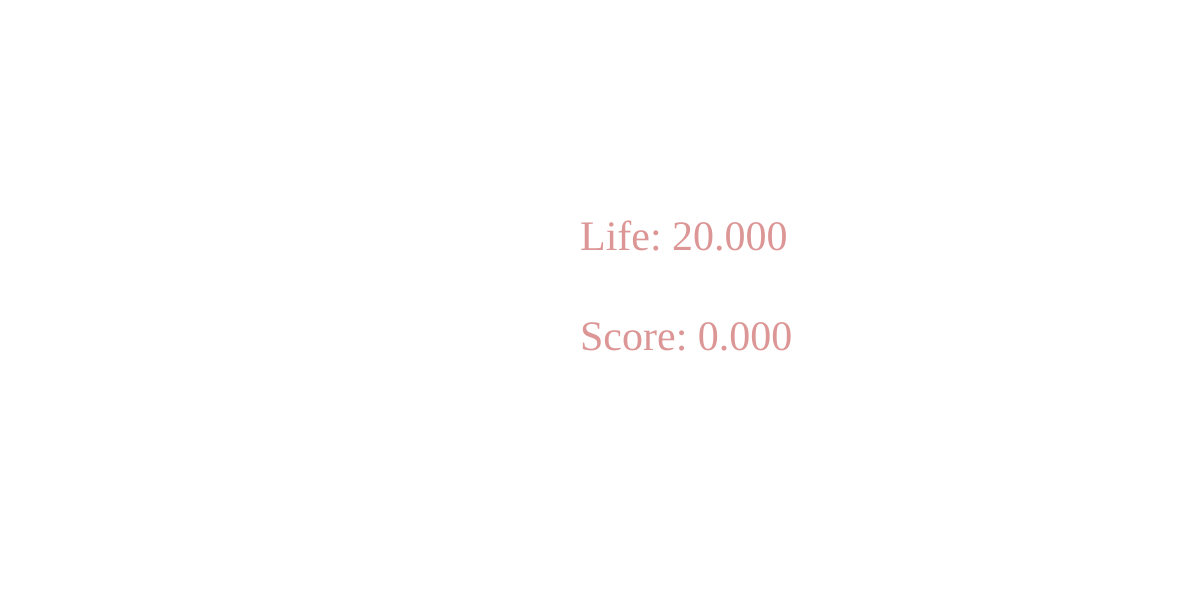
Frame 1 (no input)
Frame 60 (no input): identical to frame 1, image omitted
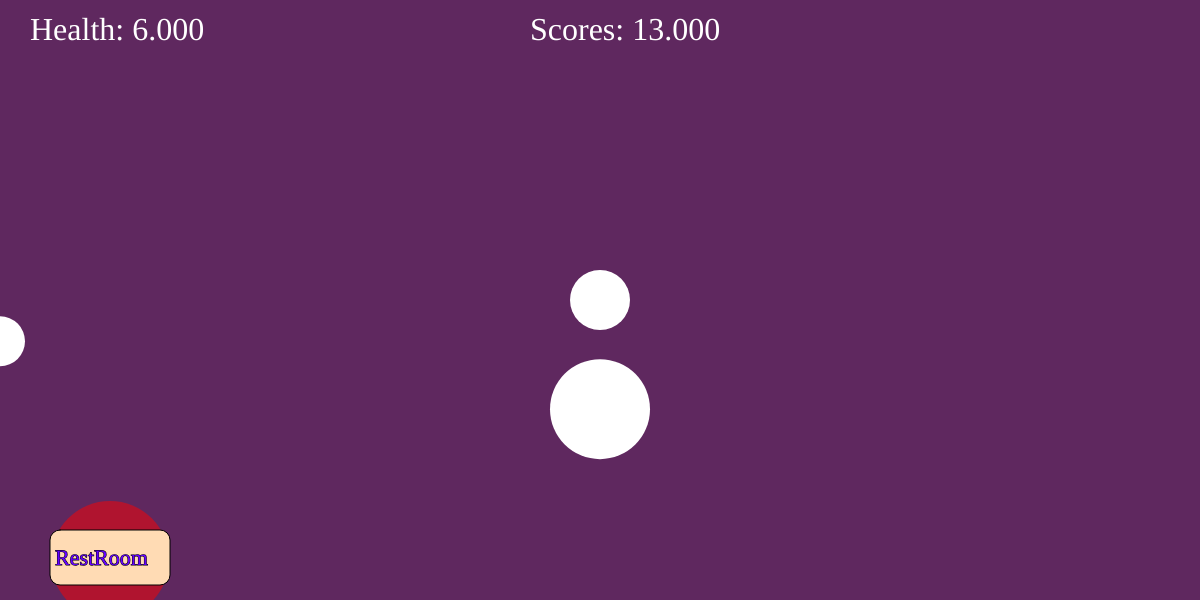
Frame 120 (the mouse pressed at the canvas centre since frame 60)

The p5.js sketch that drew these frames (run headless with seeded random() and noise() and a simulated clock; from frame 60 on, the mouse is pressed at the canvas centre):

// p5.js sketch
// ── sketch.js
//setup variables=======================================================//
var maxx = 1200;
var maxy = 600;
var scr_size; // vector pair, initialized in setup() func
var time = 0; // global time
var start = 0;
var has_win = 0;
var in_game = 0;


//character variables===================================================//
//character 1 -- humn  -- name: baby
var baby;
//character 2 -- comp  -- name: yash
var yash;
//character 3 -- comp  -- name: rick
var rick;
//character 4 -- comp  -- name: pash
var pash;


//object variables======================================================//
//envObject 1 -- fixd  -- name: bed
var bed;
//envObject 2 -- comp  -- name: life
var lives = 20.0;
//envObject 3 -- comp  -- name: scor
var score = 0.0;
var final_score;
//envObject 4 -- rand  -- name: choc
var chocolate;


//helper functions======================================================//
function update_baby() {
  var max_speed = 50.0;
  var targetdirx = 4.0 * ((mouseX - baby.posx)); // target direction x
  targetdirx = map(targetdirx, 0, maxx, 0, 100 * maxx / (maxx + maxy));
  var targetdiry = 4.0 * ((mouseY - baby.posy)); // target direction y
  targetdiry = map(targetdiry, 0, maxy, 0, 100 * maxy / (maxx + maxy));

  //var drag = dista(createVector(mouseX, mouseY), createVector(baby.posx, baby.posy));
  var drag = baby.drag;

  baby.velx += baby.accx;
  baby.vely += baby.accy;

  baby.velx = (targetdirx / drag + drag * baby.velx) / (drag + 1);
  baby.vely = (targetdiry / drag + drag * baby.vely) / (drag + 1);


  baby.posx += baby.velx;
  baby.posy += baby.vely;
}

function draw_baby() {
  ellipse(baby.posx, baby.posy, baby.dia, baby.dia);
}

function update_yash() {
  var targetdirx = 1.5 * ((baby.posx - yash.posx) % 200); // target direction x
  var targetdiry = 1.5 * ((baby.posy - yash.posy) % 200); // target direction y

  //var drag = dista(createVector(mouseX, mouseY), createVector(baby.posx, baby.posy));
  var drag = yash.drag;

  yash.velx += yash.accx;
  yash.vely += yash.accy;

  yash.velx = (targetdirx / drag + drag * yash.velx) / (drag + 1);
  yash.vely = (targetdiry / drag + drag * yash.vely) / (drag + 1);


  yash.posx += yash.velx;
  yash.posy += yash.vely;
}

function draw_yash() {
  ellipse(yash.posx, yash.posy, yash.dia, yash.dia);
}



function update_rick() {
  var targetdirx = 1.1 * ((baby.posx - rick.posx) % 400); // target direction x
  var targetdiry = 1.1 * ((baby.posy - rick.posy) % 400); // target direction y

  //var drag = dista(createVector(mouseX, mouseY), createVector(baby.posx, baby.posy));
  var drag = rick.drag;

  rick.velx += rick.accx;
  rick.vely += rick.accy;

  rick.velx = (targetdirx / drag + drag * rick.velx) / (drag + 1);
  rick.vely = (targetdiry / drag + drag * rick.vely) / (drag + 1);


  rick.posx += rick.velx;
  rick.posy += rick.vely;

}

function draw_rick() {
  ellipse(rick.posx, rick.posy, rick.dia, rick.dia);
}





function update_pash() {

}

function draw_pash() {
  ellipse(600, 200, 60, 60);
}


function draw_bed(){
  fill(255, 0, 0, map((2*time)%300, 0, 299, 200, 20)); 
  ellipse(bed.posx/2 + 50, maxy-40, (2*time)%300, (2*time)%300);
  fill(255, 219, 180);
  stroke(0);
  rect(50, bed.posy, bed.posx, maxy-bed.posy-15, 10, 10, 10 , 10);
  fill(100, 0, 255);
  textSize(22);
  text("RestRoom", 55, bed.posy+35);
}



//event handlers=======================================================//
function y_b_collision(){
  
}
function r_b_collision(){
  
}
function win(){
  background(0);
  textSize(72);
  textFont("Verdana");
  text("You win!", 400, 300);
  start = 0;
}
function lose(){
  background(0);
  textSize(72);
  textFont("Verdana");
  text("You lose! Score: "+score, 400, 300);
  start = 0;
}
function update_stats() {
  if (in_game === 0) return null;
  //check proximity in yash and baby, take action
  var yash_baby = dist(baby.posx, baby.posy, yash.posx, yash.posy);
  if (yash_baby < 150) {
    baby.velx /= 1.2;
    baby.vely /= 1.2;
    yash.velx *= 1.05;
    yash.vely *= 1.05;
    score += 0.2;
    if (yash_baby < (yash.dia) / 2 + (baby.dia) / 2) {
      lives -= 0.5;
      score += 0.1;
      y_b_collision();
    }
  }

  //check proximity in rick and baby, take action
  var rick_baby = dist(baby.posx, baby.posy, rick.posx, rick.posy);
  if (rick_baby < 230) {
    baby.velx /= 1.1;
    baby.vely /= 1.1;
    rick.velx *= 1.02;
    rick.vely *= 1.02;
    score += 0.2;
    if (rick_baby < (rick.dia) / 2 + (baby.dia) / 2) {
      lives -= 0.7;
      score += 0.2;
      r_b_collision();
    }
  }

  var bed_baby = dist(baby.posx, baby.posy, bed.posx/2 + 50, maxy-40);
  if(bed_baby < 120){
    lives+=0.2;
    score-=0.4;
  }
  
  textSize(32);
  textFont("Verdana");
  text("Health: "+lives.toFixed(3), 30, 40);
  text("Scores: "+score.toFixed(3), 530, 40);
  
  //end game scenarios
  if (score > 300){
    in_game = 0;
    win();
  }
  if (lives < 0.5) {
    in_game = 0;
    lose();
    //setup();
  }

}


//run time methods======================================================//
function setup() {
  //background(0);
  scr_size = createVector(maxx, maxy);
  noStroke();
  size_factor = 2;
  
  baby = {
    accx: 0.0,
    accy: 0.0,
    velx: 0.0,
    vely: 0.0,
    posx: maxx / 2,
    posy: maxy / 2,
    dia: 30 * size_factor,
    drag: 5
  };
  yash = {
    accx: 0.0,
    accy: 0.0,
    velx: 0.0,
    vely: 0.0,
    posx: 0,
    posy: 0,
    dia: 25 * size_factor,
    drag: 15
  };
  rick = {
    accx: 0.0,
    accy: 0.0,
    velx: 0.0,
    vely: 0.0,
    posx: maxx / 2,
    posy: 0,
    dia: 50 * size_factor,
    drag: 20
  };
  pash = {
    accx: 0.0,
    accy: 0.0,
    velx: 0.0,
    vely: 0.0,
    posx: 0,
    posy: maxy / 2,
    dia: 35 * size_factor,
    drag: 5
  };
  bed = {
    accx: 0.0,
    accy: 0.0,
    velx: 0.0,
    vely: 0.0,
    posx: 120,
    posy: maxy - 70,
    dia: 60 * size_factor,
    drag: 5000
  };
  createCanvas(scr_size.x, scr_size.y);
  
  fill(220, 150, 150);
  textSize(42);
  textFont("Verdana");
  text("Life: " +lives.toFixed(3), 580, maxy/2 - 50);
  text("Score: "+score.toFixed(3), 580, maxy/2 + 50);
    
  lives = 20.0;
  score = 0.0;
  start = 0;
  in_game = 1;
}

function draw() {
  
  if (start) {
    var r = map(mouseX, 0, maxx, 40, 150);
    var g = map(abs(mouseX - mouseY), 0, abs(maxx - maxy), 0, 80);
    var b = map(mouseY, 0, maxy, 150, 40);
    background(r, g, b);
    
    time = (time + 1) % 36001;
    
    draw_bed();
    
    fill(255);
    noStroke();
    update_baby();
    draw_baby();
    update_yash();
    draw_yash();
    update_rick();
    draw_rick();
    update_stats();
  } 
  else {
    if (mouseIsPressed) {
      start = 1;
    }
  }
  //ellipse(mouseX, mouseY, 8, 8);
}
